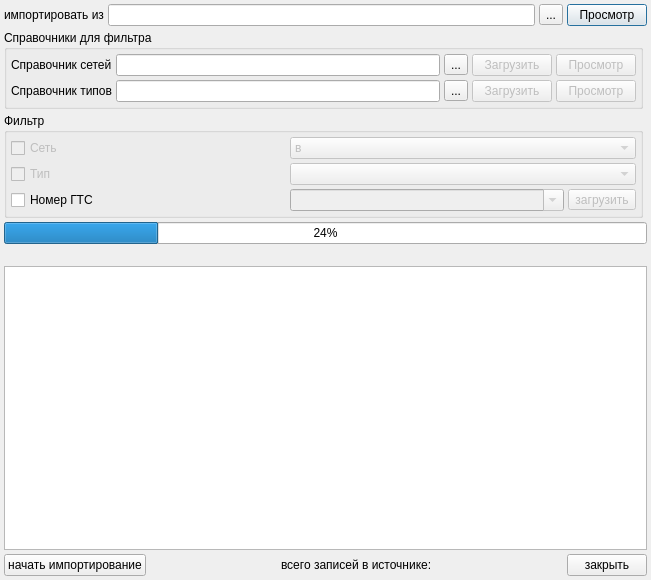
<?xml version="1.0" encoding="UTF-8"?>
<ui version="4.0">
 <class>Dialog</class>
 <widget class="QDialog" name="Dialog">
  <property name="geometry">
   <rect>
    <x>0</x>
    <y>0</y>
    <width>651</width>
    <height>580</height>
   </rect>
  </property>
  <property name="windowTitle">
   <string>Импорт профилей из ИНФИС</string>
  </property>
  <layout class="QGridLayout" name="gridLayout">
   <property name="sizeConstraint">
    <enum>QLayout::SetMinimumSize</enum>
   </property>
   <property name="margin">
    <number>4</number>
   </property>
   <property name="spacing">
    <number>4</number>
   </property>
   <item row="0" column="0" colspan="2">
    <layout class="QHBoxLayout" name="horizontalLayout">
     <item>
      <widget class="QLabel" name="lblImportFrom">
       <property name="text">
        <string>импортировать из</string>
       </property>
      </widget>
     </item>
     <item>
      <widget class="QLineEdit" name="edtFileName">
       <property name="text">
        <string/>
       </property>
      </widget>
     </item>
     <item>
      <widget class="QToolButton" name="btnSelectFile">
       <property name="text">
        <string>...</string>
       </property>
      </widget>
     </item>
     <item>
      <widget class="QPushButton" name="btnView">
       <property name="text">
        <string>Просмотр</string>
       </property>
      </widget>
     </item>
    </layout>
   </item>
   <item row="3" column="0" colspan="2">
    <widget class="QProgressBar" name="progressBar">
     <property name="value">
      <number>24</number>
     </property>
     <property name="orientation">
      <enum>Qt::Horizontal</enum>
     </property>
    </widget>
   </item>
   <item row="5" column="0" colspan="2">
    <widget class="QLabel" name="statusLabel">
     <property name="text">
      <string/>
     </property>
    </widget>
   </item>
   <item row="6" column="0" colspan="2">
    <widget class="QTextBrowser" name="logBrowser"/>
   </item>
   <item row="7" column="0" colspan="2">
    <layout class="QHBoxLayout">
     <property name="spacing">
      <number>6</number>
     </property>
     <property name="margin">
      <number>0</number>
     </property>
     <item>
      <widget class="QPushButton" name="btnImport">
       <property name="text">
        <string>начать импортирование</string>
       </property>
      </widget>
     </item>
     <item>
      <spacer>
       <property name="orientation">
        <enum>Qt::Horizontal</enum>
       </property>
       <property name="sizeHint" stdset="0">
        <size>
         <width>40</width>
         <height>20</height>
        </size>
       </property>
      </spacer>
     </item>
     <item>
      <widget class="QLabel" name="labelNum">
       <property name="text">
        <string>всего записей в источнике:</string>
       </property>
      </widget>
     </item>
     <item>
      <spacer>
       <property name="orientation">
        <enum>Qt::Horizontal</enum>
       </property>
       <property name="sizeHint" stdset="0">
        <size>
         <width>40</width>
         <height>20</height>
        </size>
       </property>
      </spacer>
     </item>
     <item>
      <widget class="QPushButton" name="btnClose">
       <property name="text">
        <string>закрыть</string>
       </property>
      </widget>
     </item>
    </layout>
   </item>
   <item row="1" column="0">
    <widget class="QGroupBox" name="gbFilterRbLocation">
     <property name="title">
      <string>Справочники для фильтра</string>
     </property>
     <layout class="QGridLayout" name="gridLayout_3">
      <property name="margin">
       <number>4</number>
      </property>
      <property name="spacing">
       <number>4</number>
      </property>
      <item row="0" column="1">
       <widget class="QLineEdit" name="edtRbNetFileName"/>
      </item>
      <item row="1" column="1">
       <widget class="QLineEdit" name="edtRbTypeFileName"/>
      </item>
      <item row="0" column="2">
       <widget class="QToolButton" name="btnSelectFileRbNet">
        <property name="text">
         <string>...</string>
        </property>
       </widget>
      </item>
      <item row="1" column="2">
       <widget class="QToolButton" name="btnSelectFileRbType">
        <property name="text">
         <string>...</string>
        </property>
       </widget>
      </item>
      <item row="0" column="3">
       <widget class="QPushButton" name="btnLoadRbNet">
        <property name="enabled">
         <bool>false</bool>
        </property>
        <property name="text">
         <string>Загрузить</string>
        </property>
       </widget>
      </item>
      <item row="1" column="3">
       <widget class="QPushButton" name="btnLoadRbType">
        <property name="enabled">
         <bool>false</bool>
        </property>
        <property name="text">
         <string>Загрузить</string>
        </property>
       </widget>
      </item>
      <item row="0" column="0">
       <widget class="QLabel" name="lblRbNet">
        <property name="text">
         <string>Справочник сетей</string>
        </property>
       </widget>
      </item>
      <item row="1" column="0">
       <widget class="QLabel" name="lblRbType">
        <property name="text">
         <string>Справочник типов</string>
        </property>
       </widget>
      </item>
      <item row="0" column="4">
       <widget class="QPushButton" name="btnViewRbNet">
        <property name="enabled">
         <bool>false</bool>
        </property>
        <property name="text">
         <string>Просмотр</string>
        </property>
       </widget>
      </item>
      <item row="1" column="4">
       <widget class="QPushButton" name="btnViewRbType">
        <property name="enabled">
         <bool>false</bool>
        </property>
        <property name="text">
         <string>Просмотр</string>
        </property>
       </widget>
      </item>
     </layout>
    </widget>
   </item>
   <item row="2" column="0">
    <widget class="QGroupBox" name="groupBox">
     <property name="title">
      <string>Фильтр</string>
     </property>
     <layout class="QGridLayout" name="gridLayout_2">
      <property name="margin">
       <number>4</number>
      </property>
      <property name="spacing">
       <number>4</number>
      </property>
      <item row="0" column="0">
       <widget class="QCheckBox" name="chkNet">
        <property name="enabled">
         <bool>false</bool>
        </property>
        <property name="text">
         <string>Сеть</string>
        </property>
       </widget>
      </item>
      <item row="0" column="1" colspan="2">
       <widget class="QComboBox" name="cmbNet">
        <property name="enabled">
         <bool>false</bool>
        </property>
        <item>
         <property name="text">
          <string>в</string>
         </property>
        </item>
        <item>
         <property name="text">
          <string>д</string>
         </property>
        </item>
        <item>
         <property name="text">
          <string>а</string>
         </property>
        </item>
       </widget>
      </item>
      <item row="1" column="0">
       <widget class="QCheckBox" name="chkType">
        <property name="enabled">
         <bool>false</bool>
        </property>
        <property name="text">
         <string>Тип</string>
        </property>
       </widget>
      </item>
      <item row="1" column="1" colspan="2">
       <widget class="QComboBox" name="cmbType">
        <property name="enabled">
         <bool>false</bool>
        </property>
       </widget>
      </item>
      <item row="2" column="0">
       <widget class="QCheckBox" name="chkGTS">
        <property name="text">
         <string>Номер ГТС</string>
        </property>
       </widget>
      </item>
      <item row="2" column="1">
       <widget class="QComboBox" name="cmbGTS">
        <property name="enabled">
         <bool>false</bool>
        </property>
        <property name="editable">
         <bool>true</bool>
        </property>
       </widget>
      </item>
      <item row="2" column="2">
       <widget class="QToolButton" name="btnLoadGTS">
        <property name="enabled">
         <bool>false</bool>
        </property>
        <property name="text">
         <string>загрузить</string>
        </property>
       </widget>
      </item>
     </layout>
    </widget>
   </item>
  </layout>
 </widget>
 <tabstops>
  <tabstop>edtFileName</tabstop>
  <tabstop>btnSelectFile</tabstop>
  <tabstop>btnView</tabstop>
  <tabstop>edtRbNetFileName</tabstop>
  <tabstop>btnSelectFileRbNet</tabstop>
  <tabstop>btnLoadRbNet</tabstop>
  <tabstop>btnViewRbNet</tabstop>
  <tabstop>edtRbTypeFileName</tabstop>
  <tabstop>btnSelectFileRbType</tabstop>
  <tabstop>btnLoadRbType</tabstop>
  <tabstop>btnViewRbType</tabstop>
  <tabstop>chkNet</tabstop>
  <tabstop>chkType</tabstop>
  <tabstop>chkGTS</tabstop>
  <tabstop>logBrowser</tabstop>
  <tabstop>btnImport</tabstop>
  <tabstop>btnClose</tabstop>
 </tabstops>
 <resources/>
 <connections>
  <connection>
   <sender>chkNet</sender>
   <signal>toggled(bool)</signal>
   <receiver>cmbNet</receiver>
   <slot>setEnabled(bool)</slot>
   <hints>
    <hint type="sourcelabel">
     <x>56</x>
     <y>194</y>
    </hint>
    <hint type="destinationlabel">
     <x>481</x>
     <y>195</y>
    </hint>
   </hints>
  </connection>
  <connection>
   <sender>chkType</sender>
   <signal>toggled(bool)</signal>
   <receiver>cmbType</receiver>
   <slot>setEnabled(bool)</slot>
   <hints>
    <hint type="sourcelabel">
     <x>182</x>
     <y>223</y>
    </hint>
    <hint type="destinationlabel">
     <x>633</x>
     <y>224</y>
    </hint>
   </hints>
  </connection>
  <connection>
   <sender>chkGTS</sender>
   <signal>toggled(bool)</signal>
   <receiver>cmbGTS</receiver>
   <slot>setEnabled(bool)</slot>
   <hints>
    <hint type="sourcelabel">
     <x>62</x>
     <y>246</y>
    </hint>
    <hint type="destinationlabel">
     <x>349</x>
     <y>233</y>
    </hint>
   </hints>
  </connection>
  <connection>
   <sender>chkGTS</sender>
   <signal>toggled(bool)</signal>
   <receiver>btnLoadGTS</receiver>
   <slot>setEnabled(bool)</slot>
   <hints>
    <hint type="sourcelabel">
     <x>177</x>
     <y>246</y>
    </hint>
    <hint type="destinationlabel">
     <x>592</x>
     <y>245</y>
    </hint>
   </hints>
  </connection>
 </connections>
</ui>
